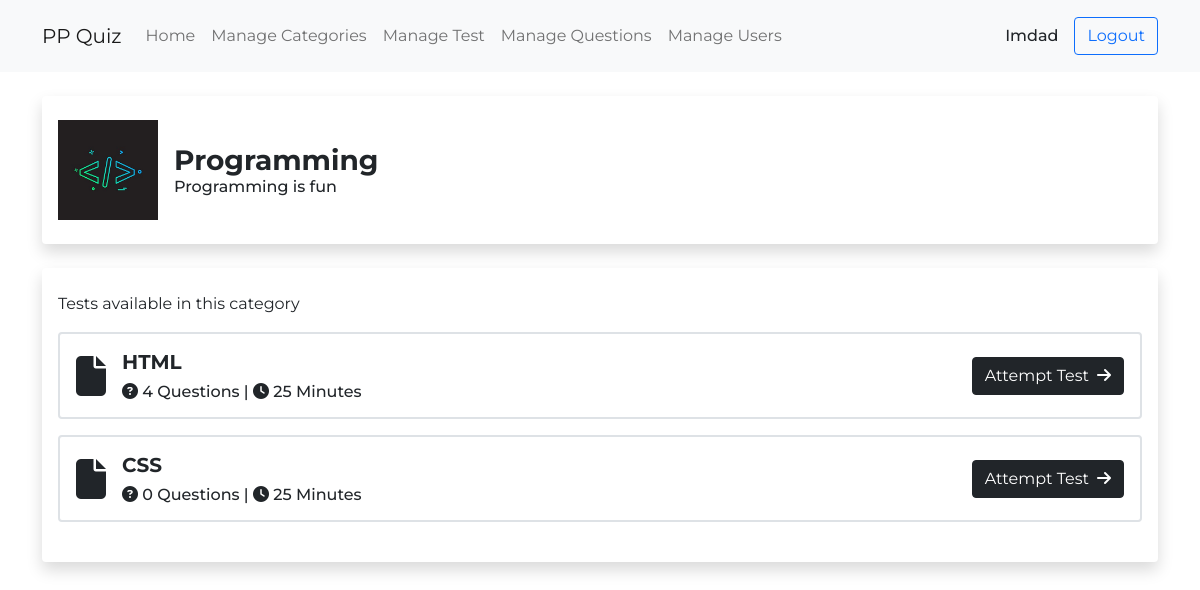
Screenshot of /view_test.php?category_id=1 (signed in) with the database file from the repository.
### tables this page shows
CREATE TABLE `users` (
  `id` int(255) NOT NULL,
  `name` varchar(255) NOT NULL,
  `email` varchar(255) NOT NULL,
  `phone` varchar(255) NOT NULL,
  `password` varchar(255) NOT NULL,
  `status` varchar(255) NOT NULL DEFAULT 'active',
  `created_at` datetime NOT NULL DEFAULT current_timestamp()
);

CREATE TABLE `categories` (
  `id` int(11) NOT NULL,
  `title` varchar(255) NOT NULL,
  `description` longtext NOT NULL,
  `status` varchar(255) NOT NULL,
  `image` varchar(255) NOT NULL,
  `created_at` timestamp NOT NULL DEFAULT current_timestamp()
);

CREATE TABLE `tests` (
  `id` int(11) NOT NULL,
  `title` varchar(255) NOT NULL,
  `description` longtext NOT NULL,
  `status` varchar(255) NOT NULL,
  `category_id` varchar(255) NOT NULL,
  `created_at` timestamp NOT NULL DEFAULT current_timestamp()
);

### view_test.php (the view, shortened to what this page needs)
<?php
include('./layout/header.php');
$category = mysqli_fetch_array(mysqli_query($conn, "SELECT * FROM categories WHERE id = '$_GET[category_id]'"));
?>
<div class="container my-4">
    <div class="bg-white p-3 rounded shadow py-4">
        <div class="d-flex align-items-center gap-3">
            <img src="<?= $category['image'] ?>" alt="" class="img-fluid" width="100">
            <div class="texts">
                <h1 class="mb-0 h3 fw-bold"><?= $category['title'] ?></h1>
                <h3 class="h6 mb-0"><?= $category['description'] ?></h3>
            </div>
        </div>
    </div>
    <div class="bg-white p-3 rounded shadow py-4 mt-4">
        <p>Tests available in this category</p>
        <?php
        $q = mysqli_query($conn, "SELECT * FROM tests WHERE category_id = '$_GET[category_id]' AND status = 'active'");
        while ($data = mysqli_fetch_array($q)) {
            $question_count = mysqli_num_rows(mysqli_query($conn, "SELECT * FROM questions WHERE test_id = '$data[id]'"));
        ?>
            <div class="d-flex align-items-center justify-content-between gap-3 p-3 border border-2 rounded my-3">
                <div class="left d-flex gap-3 align-items-center">
                    <i class="fa fa-file fs-1"></i>
                    <div class="texts">
                        <h1 class="mb-2 h5 fw-bold"><?= $data['title'] ?></h1>
                        <h6 class="mb-0"><i class="fa fa-question-circle fs-6"></i> <?= $question_count?> Questions | <i class="fa fa-clock fs-6"></i> 25 Minutes</h6>
                    </div>
                </div>
                <div class="right">
                    <a href="start_test.php?test_id=<?= $data['id']?>" class="btn btn-dark">Attempt Test<i class="fa fa-arrow-right ms-2"></i></a>
                </div>
            </div>
        <?php
        }
            ?>
    </div>
</div>
<?php
include('./layout/footer.php');
?>

### layout/header.php (shortened to what this page needs)
<?php
require('./layout/conn.php');
if (!$_SESSION['email']) {
?>
    <script>
        location.replace('index.php');
    </script>
<?php
} else {
    $user = mysqli_fetch_assoc(mysqli_query($conn, "SELECT * FROM users WHERE `email` = '$_SESSION[email]'"));
}
?>
<!DOCTYPE html>
<html lang="en">
<head>
    <link href="https://cdn.jsdelivr.net/npm/bootstrap@5.0.2/dist/css/bootstrap.min.css" rel="stylesheet">
    <link rel="stylesheet" href="https://cdnjs.cloudflare.com/ajax/libs/font-awesome/6.4.2/css/all.min.css" />
    <link rel="stylesheet" href="//cdn.datatables.net/1.13.6/css/jquery.dataTables.min.css">
    <link rel="stylesheet" href="assets/style.css">
</head>
<body style="background-image: url('https://images.unsplash.com/photo-1532012197267-da84d127e765');">
    <nav class="navbar navbar-expand-lg navbar-light bg-light p-3">
        <div class="container">
            <a class="navbar-brand" href="#">PP Quiz</a>
            <div class="collapse navbar-collapse" id="navbarSupportedContent">
                <ul class="navbar-nav me-auto mb-2 mb-lg-0">
                    <li class="nav-item">
                        <a class="nav-link" aria-current="page" href="./dashboard.php">Home</a>
                    </li>
                    <?php
                    if ($user['status'] == 'admin') {
                    ?>
                        <li class="nav-item">
                            <a class="nav-link" aria-current="page" href="./manage_categories.php">Manage Categories</a>
                        </li>
                        <li class="nav-item">
                            <a class="nav-link" aria-current="page" href="./manage_tests.php">Manage Test</a>
                        </li>
                        <li class="nav-item">
                            <a class="nav-link" aria-current="page" href="./manage_questions.php">Manage Questions</a>
                        </li>
                        <li class="nav-item">
                            <a class="nav-link" aria-current="page" href="./manage_users.php">Manage Users</a>
                        </li>
                    <?php
                    }
                    ?>
                </ul>
                <div class="d-flex align-items-center gap-3">
                    <h4 class="mb-0 h6"><?= $user['name'] ?></h4>
                    <a class="btn btn-outline-primary" href="./layout/logout.php">Logout</a>
                </div>
            </div>
        </div>
    </nav>

### assets/style.css (style rules this page uses)
* { font-family: Montserrat; }

### rows the page displays
users: name "Imdad"
categories: image (picture), title "Programming", description "Programming is fun"
tests: title "HTML", question_count "4"
tests: title "CSS", question_count "0"
